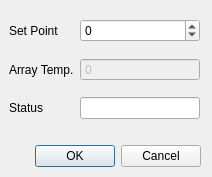
<?xml version="1.0" encoding="UTF-8"?>
<ui version="4.0">
 <class>Dialog</class>
 <widget class="QDialog" name="Dialog">
  <property name="geometry">
   <rect>
    <x>0</x>
    <y>0</y>
    <width>212</width>
    <height>177</height>
   </rect>
  </property>
  <property name="windowTitle">
   <string>Temperature</string>
  </property>
  <widget class="QDialogButtonBox" name="buttonBox">
   <property name="geometry">
    <rect>
     <x>-10</x>
     <y>140</y>
     <width>211</width>
     <height>32</height>
    </rect>
   </property>
   <property name="orientation">
    <enum>Qt::Horizontal</enum>
   </property>
   <property name="standardButtons">
    <set>QDialogButtonBox::Cancel|QDialogButtonBox::Ok</set>
   </property>
  </widget>
  <widget class="QWidget" name="gridLayoutWidget">
   <property name="geometry">
    <rect>
     <x>9</x>
     <y>9</y>
     <width>191</width>
     <height>121</height>
    </rect>
   </property>
   <layout class="QGridLayout" name="gridLayout">
    <item row="1" column="1">
     <widget class="QSpinBox" name="spb_ArrayTemp">
      <property name="enabled">
       <bool>false</bool>
      </property>
      <property name="sizePolicy">
       <sizepolicy hsizetype="Expanding" vsizetype="Fixed">
        <horstretch>0</horstretch>
        <verstretch>0</verstretch>
       </sizepolicy>
      </property>
      <property name="toolTip">
       <string>&lt;html&gt;&lt;head/&gt;&lt;body&gt;&lt;p&gt;Actual array temperature in C.&lt;/p&gt;&lt;/body&gt;&lt;/html&gt;</string>
      </property>
      <property name="buttonSymbols">
       <enum>QAbstractSpinBox::NoButtons</enum>
      </property>
      <property name="minimum">
       <number>-273</number>
      </property>
      <property name="maximum">
       <number>273</number>
      </property>
     </widget>
    </item>
    <item row="0" column="1">
     <widget class="QSpinBox" name="spb_SetPoint">
      <property name="sizePolicy">
       <sizepolicy hsizetype="Expanding" vsizetype="Fixed">
        <horstretch>0</horstretch>
        <verstretch>0</verstretch>
       </sizepolicy>
      </property>
      <property name="toolTip">
       <string>&lt;html&gt;&lt;head/&gt;&lt;body&gt;&lt;p&gt;Target array temperature in C.&lt;/p&gt;&lt;/body&gt;&lt;/html&gt;</string>
      </property>
      <property name="minimum">
       <number>-100</number>
      </property>
      <property name="maximum">
       <number>30</number>
      </property>
     </widget>
    </item>
    <item row="1" column="0">
     <widget class="QLabel" name="lbl_ArrayTemp">
      <property name="text">
       <string>Array Temp.</string>
      </property>
     </widget>
    </item>
    <item row="2" column="0">
     <widget class="QLabel" name="lbl_TempStatus">
      <property name="text">
       <string>Status</string>
      </property>
     </widget>
    </item>
    <item row="2" column="1">
     <widget class="QLineEdit" name="edt_TempStatus">
      <property name="sizePolicy">
       <sizepolicy hsizetype="Expanding" vsizetype="Fixed">
        <horstretch>0</horstretch>
        <verstretch>0</verstretch>
       </sizepolicy>
      </property>
      <property name="readOnly">
       <bool>true</bool>
      </property>
     </widget>
    </item>
    <item row="0" column="0">
     <widget class="QLabel" name="lbl_SetPoint">
      <property name="text">
       <string>Set Point</string>
      </property>
     </widget>
    </item>
   </layout>
  </widget>
 </widget>
 <resources/>
 <connections>
  <connection>
   <sender>buttonBox</sender>
   <signal>accepted()</signal>
   <receiver>Dialog</receiver>
   <slot>accept()</slot>
   <hints>
    <hint type="sourcelabel">
     <x>248</x>
     <y>254</y>
    </hint>
    <hint type="destinationlabel">
     <x>157</x>
     <y>274</y>
    </hint>
   </hints>
  </connection>
  <connection>
   <sender>buttonBox</sender>
   <signal>rejected()</signal>
   <receiver>Dialog</receiver>
   <slot>reject()</slot>
   <hints>
    <hint type="sourcelabel">
     <x>316</x>
     <y>260</y>
    </hint>
    <hint type="destinationlabel">
     <x>286</x>
     <y>274</y>
    </hint>
   </hints>
  </connection>
 </connections>
</ui>
